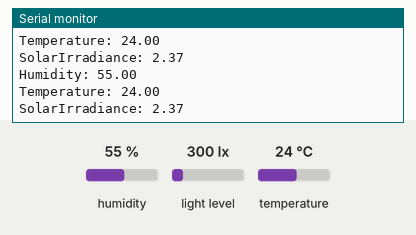
A sketch run on a simulated Arduino Uno, built with avr-gcc and run on an emulated ATmega328P. On the bench: the last lines printed to the serial monitor. The inputs (shaded band) are chosen by the test bench; at power-on: humidity 55 %, light level 300 lx, temperature 24 °C. No radio packets arrive unless stated.

Above: at 2.8 s.
2.9 s: humidity set to 22 %
At 5.2 s:
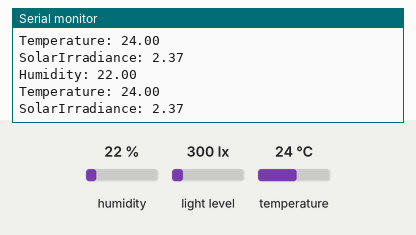
5.6 s: light level set to 40 lx
At 7.0 s:
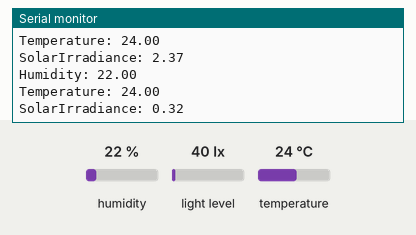
8.3 s: temperature set to 12 °C
At 10.6 s:
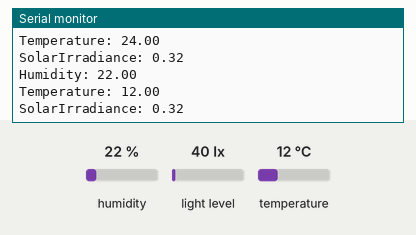
11.0 s: light level set to 500 lx
At 13.3 s:
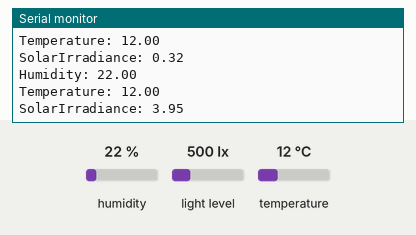
13.7 s: humidity set to 40 %
At 15.4 s:
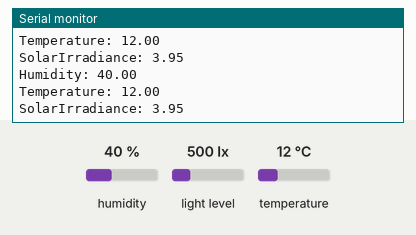
Timing chart, 0 to 16.9 s (numbered marks = the images above; inputs shaded):
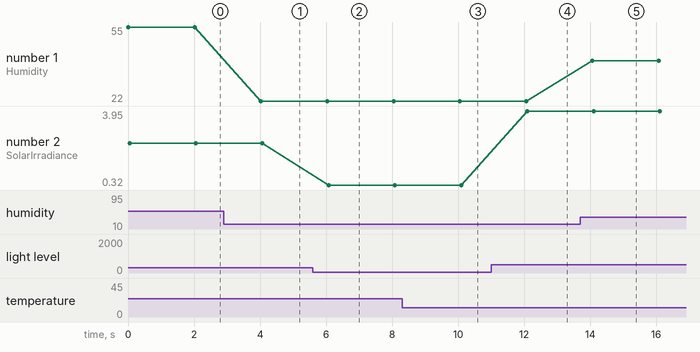

The sketch:

weather_node.ino
```cpp
#include <SPI.h>
#include <nRF24L01.h>
#include <RF24.h>
#include "DHT.h"
#include <Wire.h>
#include <BH1750.h>
#include <RF24Network.h>
BH1750 lightMeter;

//const uint64_t pipeOut = 0xE8E8F0F0E1LL;
#define DHTPIN 7
#define DHTTYPE DHT22
DHT dht(DHTPIN, DHTTYPE);
RF24 radio(9,10); //  CN and CSN  pins of nrf
RF24Network network(radio);
const uint16_t this_node = 01; // Address of this node in Octal format
const uint16_t node00 = 00;
const uint16_t node03 = 03;

float data[6];
/*struct MyData {
  float h;
  float t;
  float irr;
};*/
//MyData data;
void setup()
{
  Serial.begin(9600);
  dht.begin();
  Wire.begin();
  lightMeter.begin();
 // radio.begin();
  //radio.setAutoAck(false);
 // radio.setDataRate(RF24_250KBPS);
  //radio.openWritingPipe(pipeOut);
  SPI.begin();
radio.begin();
network.begin(90, this_node); //(channel, node address)
radio.setDataRate(RF24_250KBPS);
}
void loop()
{

  data[0] = dht.readHumidity();
  data[1] = dht.readTemperature();
   float lux = lightMeter.readLightLevel();
  data[2] = (lux*0.0079);
  if (isnan(data[0]) || isnan(data[1])){
    Serial.println(F("Failed to read from DHT sensor!"));
    return;
  }
  Serial.print("Humidity: ");
  Serial.println(data[0]);
  Serial.print("Temperature: ");
  Serial.println(data[1]);
  Serial.print("SolarIrradiance: ");
  Serial.println(data[2]);
  TransData(node00);
  //TransData(node03);
  delay(2000);
}

void TransData(const uint16_t address){
  network.update();
  RF24NetworkHeader header7(address);
  bool ok = network.write(header7, &data, sizeof(data));
}
```

Measured:
- after the input at 2.9 s, the serial monitor: prints a new line after 1.1 s (image 1)
- after the input at 5.6 s, the serial monitor: prints a new line after 0.47 s (image 2)
- after the input at 8.3 s, the serial monitor: prints a new line after 1.8 s (image 3)
- after the input at 11.0 s, the serial monitor: prints a new line after 1.1 s (image 4)
- after the input at 13.7 s, the serial monitor: prints a new line after 0.36 s (image 5)
- plotted number 1: 55 → 22 after the input at 2.9 s, 22 → 40 after the input at 13.7 s
- plotted number 2: 2.37 → 0.32 after the input at 5.6 s, 0.32 → 3.95 after the input at 11.0 s
